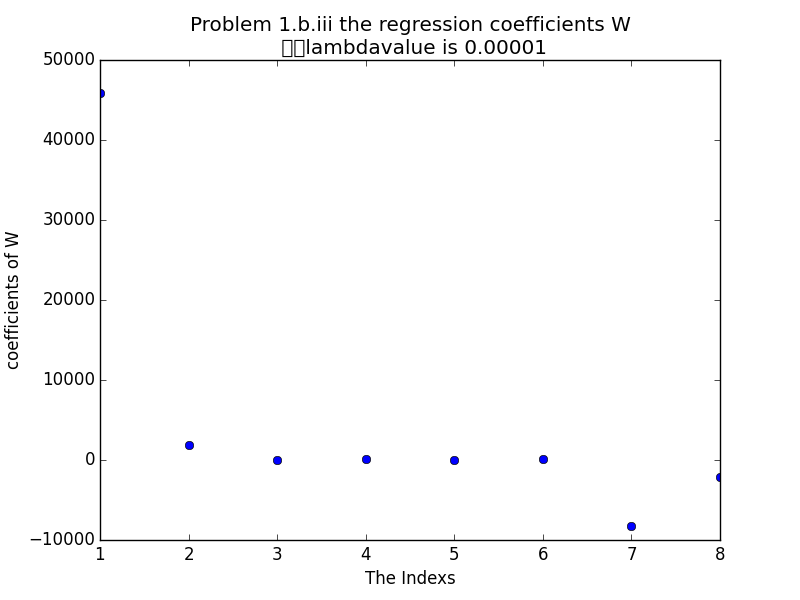

This figure's Python source:
import scipy.io as sio
import numpy as np
from numpy.linalg import inv
import matplotlib.pyplot as plt
from sklearn.utils import shuffle

if __name__ == '__main__':
	#read input
	housingData = sio.loadmat('./data/housing_data.mat')

	#parta Train the model
	Xvalidate = housingData['Xvalidate']
	Yvalidate = housingData['Yvalidate']
	Xtrain = housingData['Xtrain']
	Ytrain = housingData['Ytrain'] #19440 *

	def ridgeregressionModel(Xtrain, Ytrain, Lambda): 
		Xplus = Xtrain.T.dot(Xtrain) + Lambda * np.identity(len(Xtrain[0]))
		Xplus = inv(Xplus)
		W = Xplus.dot(Xtrain.T).dot(Ytrain)
		w0 = np.mean(Ytrain)
		return W, w0

	def ridgeregressionFit(Xvalidate, W, w0):
		return Xvalidate.dot(W) + w0

	def calculateRSS(expect, actual, W, lamb):
		return np.sum(np.square(expect - actual)) + lamb * W.T.dot(W)

	#partb.ii 10-fold cross validation training to find optimal lambda
	lambdavalue = 0.00001 # change lanbdavalue to test best lambda
	Xtrain, Ytrain = shuffle(Xtrain, Ytrain)
	RSS = 0
	print("10-fold cross-validation training on 10000 samples")
	for i in range(10):
		newXtrain = np.concatenate((Xtrain[:i * 1944], Xtrain[(i + 1) * 1944:]), axis = 0)
		newYtrain = np.concatenate((Ytrain[:i * 1944], Ytrain[(i + 1) * 1944:]), axis = 0)
		W, w0 = ridgeregressionModel(newXtrain, newYtrain, lambdavalue)
		expect = ridgeregressionFit(Xtrain[i * 1944:(i + 1) * 1944] , W, w0)
		RSS += calculateRSS(expect, Ytrain[i * 1944:(i + 1) * 1944], W, lambdavalue)

	#partb.ii the RSS
	W, w0 = ridgeregressionModel(Xtrain, Ytrain, lambdavalue)
	expect = ridgeregressionFit(Xvalidate, W, w0)
	RSS = calculateRSS(expect, Yvalidate, W, lambdavalue)
	print("The RSS is", RSS)

	# part2b.ii plot w
	x_label = [1, 2, 3, 4, 5, 6, 7, 8]
	plt.title('Problem 1.b.iii the regression coefficients W \n \
		lambdavalue is 0.00001')
	plt.xlabel('The Indexs')
	plt.ylabel('coefficients of W')
	plt.plot(x_label, W, 'bo')
	plt.show()
